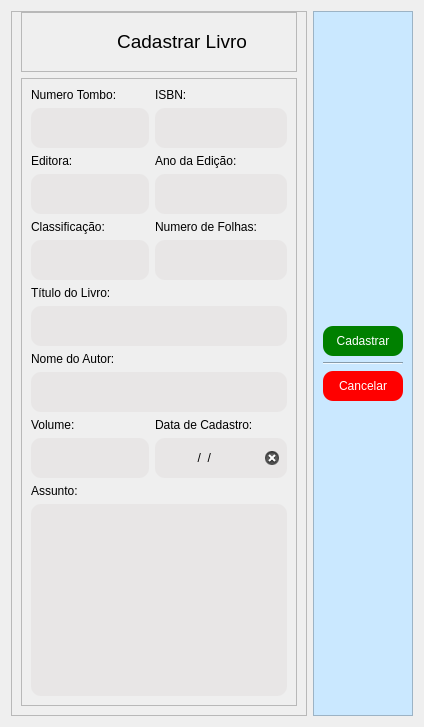
             <widget class="QWidget" name="tab_4">
              <attribute name="title">
               <string>Tab 2</string>
              </attribute>
              <layout class="QGridLayout" name="gridLayout_16">
               <item row="0" column="0">
                <widget class="QFrame" name="frame_10">
                 <property name="frameShape">
                  <enum>QFrame::StyledPanel</enum>
                 </property>
                 <property name="frameShadow">
                  <enum>QFrame::Raised</enum>
                 </property>
                 <layout class="QGridLayout" name="gridLayout_4">
                  <property name="topMargin">
                   <number>0</number>
                  </property>
                  <item row="0" column="0">
                   <widget class="QFrame" name="frame_15">
                    <property name="maximumSize">
                     <size>
                      <width>420</width>
                      <height>60</height>
                     </size>
                    </property>
                    <property name="frameShape">
                     <enum>QFrame::StyledPanel</enum>
                    </property>
                    <property name="frameShadow">
                     <enum>QFrame::Raised</enum>
                    </property>
                    <layout class="QHBoxLayout" name="horizontalLayout_15">
                     <item>
                      <widget class="QLabel" name="label_9">
                       <property name="minimumSize">
                        <size>
                         <width>40</width>
                         <height>40</height>
                        </size>
                       </property>
                       <property name="maximumSize">
                        <size>
                         <width>40</width>
                         <height>40</height>
                        </size>
                       </property>
                       <property name="text">
                        <string/>
                       </property>
                       <property name="pixmap">
                        <pixmap resource="../img/imagens.qrc">:/icons/icons/camada-mais.png</pixmap>
                       </property>
                       <property name="scaledContents">
                        <bool>true</bool>
                       </property>
                      </widget>
                     </item>
                     <item>
                      <widget class="QLabel" name="label_18">
                       <property name="maximumSize">
                        <size>
                         <width>420</width>
                         <height>30</height>
                        </size>
                       </property>
                       <property name="text">
                        <string>&lt;html&gt;&lt;head/&gt;&lt;body&gt;&lt;p align=&quot;center&quot;&gt;&lt;span style=&quot; font-size:14pt;&quot;&gt;Cadastrar Livro&lt;/span&gt;&lt;/p&gt;&lt;/body&gt;&lt;/html&gt;</string>
                       </property>
                      </widget>
                     </item>
                    </layout>
                   </widget>
                  </item>
                  <item row="1" column="0">
                   <widget class="QFrame" name="frame_12">
                    <property name="maximumSize">
                     <size>
                      <width>420</width>
                      <height>16777215</height>
                     </size>
                    </property>
                    <property name="styleSheet">
                     <string notr="true">QLineEdit{
background-color: rgb(232, 230, 230);
height:40px;
border-radius:10px;
}
QTextEdit{
background-color: rgb(232, 230, 230);
border-radius:10px;
}
QLabel{
qproperty-alignment: 'AlignCenter';
}</string>
                    </property>
                    <property name="frameShape">
                     <enum>QFrame::StyledPanel</enum>
                    </property>
                    <property name="frameShadow">
                     <enum>QFrame::Raised</enum>
                    </property>
                    <layout class="QGridLayout" name="gridLayout_3">
                     <item row="13" column="1">
                      <widget class="QLineEdit" name="lineEdit_D_Cad_B">
                       <property name="minimumSize">
                        <size>
                         <width>0</width>
                         <height>0</height>
                        </size>
                       </property>
                       <property name="toolTip">
                        <string>Data</string>
                       </property>
                       <property name="inputMask">
                        <string>00/00/0000</string>
                       </property>
                       <property name="cursorPosition">
                        <number>0</number>
                       </property>
                       <property name="alignment">
                        <set>Qt::AlignCenter</set>
                       </property>
                       <property name="cursorMoveStyle">
                        <enum>Qt::VisualMoveStyle</enum>
                       </property>
                       <property name="clearButtonEnabled">
                        <bool>true</bool>
                       </property>
                      </widget>
                     </item>
                     <item row="1" column="0">
                      <widget class="QLineEdit" name="lineEdit_Num_Tombo_B">
                       <property name="minimumSize">
                        <size>
                         <width>0</width>
                         <height>0</height>
                        </size>
                       </property>
                       <property name="toolTip">
                        <string>Numeros</string>
                       </property>
                       <property name="whatsThis">
                        <string/>
                       </property>
                       <property name="maxLength">
                        <number>3276700</number>
                       </property>
                       <property name="alignment">
                        <set>Qt::AlignCenter</set>
                       </property>
                       <property name="placeholderText">
                        <string/>
                       </property>
                       <property name="cursorMoveStyle">
                        <enum>Qt::VisualMoveStyle</enum>
                       </property>
                       <property name="clearButtonEnabled">
                        <bool>false</bool>
                       </property>
                      </widget>
                     </item>
                     <item row="2" column="0">
                      <widget class="QLabel" name="label_13">
                       <property name="text">
                        <string>Editora:</string>
                       </property>
                      </widget>
                     </item>
                     <item row="1" column="1">
                      <widget class="QLineEdit" name="lineEdit_ISBM_B">
                       <property name="minimumSize">
                        <size>
                         <width>0</width>
                         <height>0</height>
                        </size>
                       </property>
                       <property name="toolTip">
                        <string>Numeros</string>
                       </property>
                       <property name="maxLength">
                        <number>999999999</number>
                       </property>
                       <property name="alignment">
                        <set>Qt::AlignCenter</set>
                       </property>
                       <property name="placeholderText">
                        <string/>
                       </property>
                       <property name="cursorMoveStyle">
                        <enum>Qt::VisualMoveStyle</enum>
                       </property>
                      </widget>
                     </item>
                     <item row="2" column="1">
                      <widget class="QLabel" name="label_15">
                       <property name="text">
                        <string>Ano da Edição:</string>
                       </property>
                      </widget>
                     </item>
                     <item row="11" column="0">
                      <widget class="QLabel" name="label_22">
                       <property name="text">
                        <string>Volume:</string>
                       </property>
                      </widget>
                     </item>
                     <item row="7" column="0" colspan="2">
                      <widget class="QLineEdit" name="lineEdit_Title_B">
                       <property name="minimumSize">
                        <size>
                         <width>0</width>
                         <height>0</height>
                        </size>
                       </property>
                       <property name="toolTip">
                        <string>Título</string>
                       </property>
                       <property name="alignment">
                        <set>Qt::AlignCenter</set>
                       </property>
                       <property name="placeholderText">
                        <string/>
                       </property>
                       <property name="cursorMoveStyle">
                        <enum>Qt::VisualMoveStyle</enum>
                       </property>
                      </widget>
                     </item>
                     <item row="10" column="0" colspan="2">
                      <widget class="QLineEdit" name="lineEdit_Name_A_B">
                       <property name="toolTip">
                        <string>Texto</string>
                       </property>
                       <property name="alignment">
                        <set>Qt::AlignCenter</set>
                       </property>
                       <property name="placeholderText">
                        <string/>
                       </property>
                       <property name="cursorMoveStyle">
                        <enum>Qt::VisualMoveStyle</enum>
                       </property>
                      </widget>
                     </item>
                     <item row="11" column="1">
                      <widget class="QLabel" name="label_23">
                       <property name="text">
                        <string>Data de Cadastro:</string>
                       </property>
                      </widget>
                     </item>
                     <item row="9" column="0" colspan="2">
                      <widget class="QLabel" name="label_21">
                       <property name="text">
                        <string>Nome do Autor:</string>
                       </property>
                      </widget>
                     </item>
                     <item row="0" column="0">
                      <widget class="QLabel" name="label_11">
                       <property name="text">
                        <string>Numero Tombo:</string>
                       </property>
                      </widget>
                     </item>
                     <item row="5" column="0">
                      <widget class="QLineEdit" name="lineEdit_Class_B">
                       <property name="minimumSize">
                        <size>
                         <width>0</width>
                         <height>0</height>
                        </size>
                       </property>
                       <property name="toolTip">
                        <string>Texto</string>
                       </property>
                       <property name="alignment">
                        <set>Qt::AlignCenter</set>
                       </property>
                       <property name="placeholderText">
                        <string/>
                       </property>
                       <property name="cursorMoveStyle">
                        <enum>Qt::VisualMoveStyle</enum>
                       </property>
                      </widget>
                     </item>
                     <item row="6" column="0" colspan="2">
                      <widget class="QLabel" name="label_20">
                       <property name="text">
                        <string>Título do Livro:</string>
                       </property>
                      </widget>
                     </item>
                     <item row="14" column="0" colspan="2">
                      <widget class="QLabel" name="label_24">
                       <property name="text">
                        <string>Assunto:</string>
                       </property>
                      </widget>
                     </item>
                     <item row="13" column="0">
                      <widget class="QLineEdit" name="lineEdit_Volume_B">
                       <property name="minimumSize">
                        <size>
                         <width>0</width>
                         <height>0</height>
                        </size>
                       </property>
                       <property name="toolTip">
                        <string>Numeros</string>
                       </property>
                       <property name="alignment">
                        <set>Qt::AlignCenter</set>
                       </property>
                       <property name="placeholderText">
                        <string/>
                       </property>
                       <property name="cursorMoveStyle">
                        <enum>Qt::VisualMoveStyle</enum>
                       </property>
                      </widget>
                     </item>
                     <item row="5" column="1">
                      <widget class="QLineEdit" name="lineEdit_Num_Sheets_B">
                       <property name="minimumSize">
                        <size>
                         <width>0</width>
                         <height>0</height>
                        </size>
                       </property>
                       <property name="toolTip">
                        <string>Numeros</string>
                       </property>
                       <property name="alignment">
                        <set>Qt::AlignCenter</set>
                       </property>
                       <property name="placeholderText">
                        <string/>
                       </property>
                       <property name="cursorMoveStyle">
                        <enum>Qt::VisualMoveStyle</enum>
                       </property>
                      </widget>
                     </item>
                     <item row="0" column="1">
                      <widget class="QLabel" name="label_12">
                       <property name="text">
                        <string>ISBN:</string>
                       </property>
                      </widget>
                     </item>
                     <item row="3" column="0">
                      <widget class="QLineEdit" name="lineEdit_Publisher_B">
                       <property name="minimumSize">
                        <size>
                         <width>0</width>
                         <height>0</height>
                        </size>
                       </property>
                       <property name="toolTip">
                        <string>Texto</string>
                       </property>
                       <property name="alignment">
                        <set>Qt::AlignCenter</set>
                       </property>
                       <property name="placeholderText">
                        <string/>
                       </property>
                       <property name="cursorMoveStyle">
                        <enum>Qt::VisualMoveStyle</enum>
                       </property>
                      </widget>
                     </item>
                     <item row="4" column="0">
                      <widget class="QLabel" name="label_16">
                       <property name="text">
                        <string>Classificação:</string>
                       </property>
                      </widget>
                     </item>
                     <item row="4" column="1">
                      <widget class="QLabel" name="label_19">
                       <property name="text">
                        <string>Numero de Folhas:</string>
                       </property>
                      </widget>
                     </item>
                     <item row="3" column="1">
                      <widget class="QLineEdit" name="lineEdit_Year_E_B">
                       <property name="minimumSize">
                        <size>
                         <width>0</width>
                         <height>0</height>
                        </size>
                       </property>
                       <property name="toolTip">
                        <string>Data</string>
                       </property>
                       <property name="inputMask">
                        <string/>
                       </property>
                       <property name="maxLength">
                        <number>4</number>
                       </property>
                       <property name="cursorPosition">
                        <number>0</number>
                       </property>
                       <property name="alignment">
                        <set>Qt::AlignCenter</set>
                       </property>
                       <property name="placeholderText">
                        <string/>
                       </property>
                       <property name="cursorMoveStyle">
                        <enum>Qt::VisualMoveStyle</enum>
                       </property>
                       <property name="clearButtonEnabled">
                        <bool>true</bool>
                       </property>
                      </widget>
                     </item>
                     <item row="15" column="0" colspan="2">
                      <widget class="QTextEdit" name="textEdit_Details_B">
                       <property name="minimumSize">
                        <size>
                         <width>0</width>
                         <height>35</height>
                        </size>
                       </property>
                      </widget>
                     </item>
                    </layout>
                   </widget>
                  </item>
                 </layout>
                </widget>
               </item>
               <item row="0" column="1">
                <widget class="QFrame" name="frame_11">
                 <property name="styleSheet">
                  <string notr="true">QWidget{	
	background-color: #cae8ff;
	color: Black;
}
QPushButton{
	color:#242424;
	text-align:center;
	height:30px;
	width:80px;
	border-radius:10px;
}

</string>
                 </property>
                 <property name="frameShape">
                  <enum>QFrame::StyledPanel</enum>
                 </property>
                 <property name="frameShadow">
                  <enum>QFrame::Raised</enum>
                 </property>
                 <layout class="QVBoxLayout" name="verticalLayout_11">
                  <item>
                   <spacer name="verticalSpacer_5">
                    <property name="orientation">
                     <enum>Qt::Vertical</enum>
                    </property>
                    <property name="sizeHint" stdset="0">
                     <size>
                      <width>20</width>
                      <height>40</height>
                     </size>
                    </property>
                   </spacer>
                  </item>
                  <item>
                   <widget class="QPushButton" name="pushButton_Cad_B">
                    <property name="cursor">
                     <cursorShape>PointingHandCursor</cursorShape>
                    </property>
                    <property name="styleSheet">
                     <string notr="true">background-color: green;	
color: white;</string>
                    </property>
                    <property name="text">
                     <string>Cadastrar</string>
                    </property>
                    <property name="icon">
                     <iconset resource="../img/imagens.qrc">
                      <normaloff>:/icons/icons/mais.png</normaloff>:/icons/icons/mais.png</iconset>
                    </property>
                   </widget>
                  </item>
                  <item>
                   <widget class="Line" name="line_2">
                    <property name="orientation">
                     <enum>Qt::Horizontal</enum>
                    </property>
                   </widget>
                  </item>
                  <item>
                   <widget class="QPushButton" name="pushButton_Cancel_B">
                    <property name="cursor">
                     <cursorShape>PointingHandCursor</cursorShape>
                    </property>
                    <property name="styleSheet">
                     <string notr="true">background-color: red;	
color: white;</string>
                    </property>
                    <property name="text">
                     <string>Cancelar</string>
                    </property>
                    <property name="icon">
                     <iconset resource="../img/imagens.qrc">
                      <normaloff>:/icons/icons/angulo-circulo-esquerda.png</normaloff>:/icons/icons/angulo-circulo-esquerda.png</iconset>
                    </property>
                   </widget>
                  </item>
                  <item>
                   <spacer name="verticalSpacer_6">
                    <property name="orientation">
                     <enum>Qt::Vertical</enum>
                    </property>
                    <property name="sizeHint" stdset="0">
                     <size>
                      <width>20</width>
                      <height>40</height>
                     </size>
                    </property>
                   </spacer>
                  </item>
                 </layout>
                </widget>
               </item>
              </layout>
             </widget>
